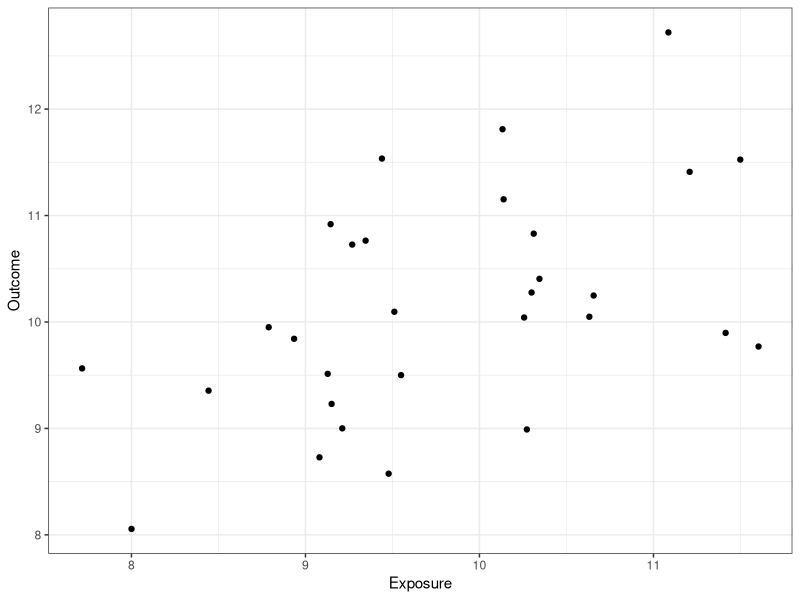
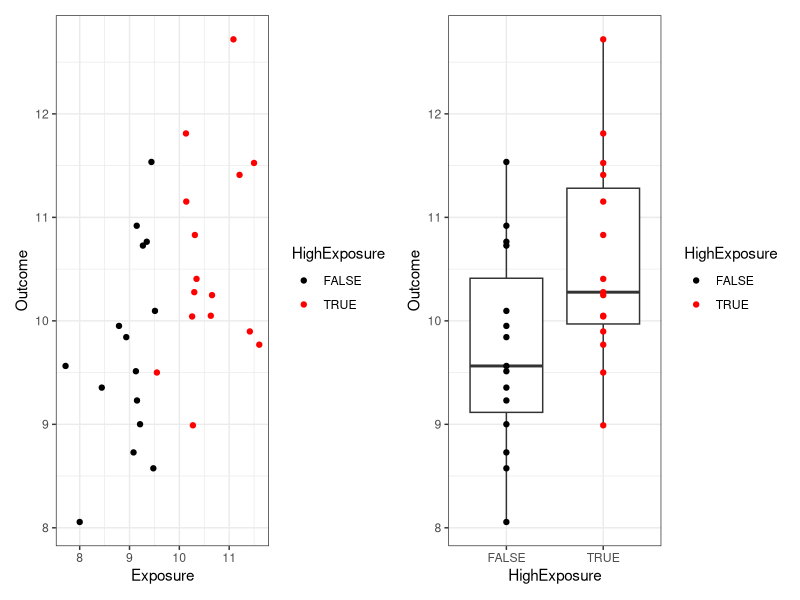
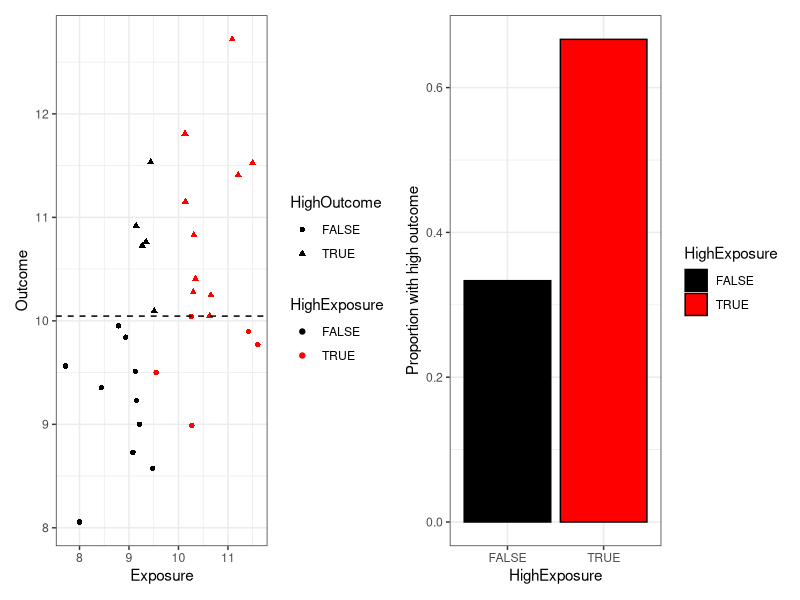
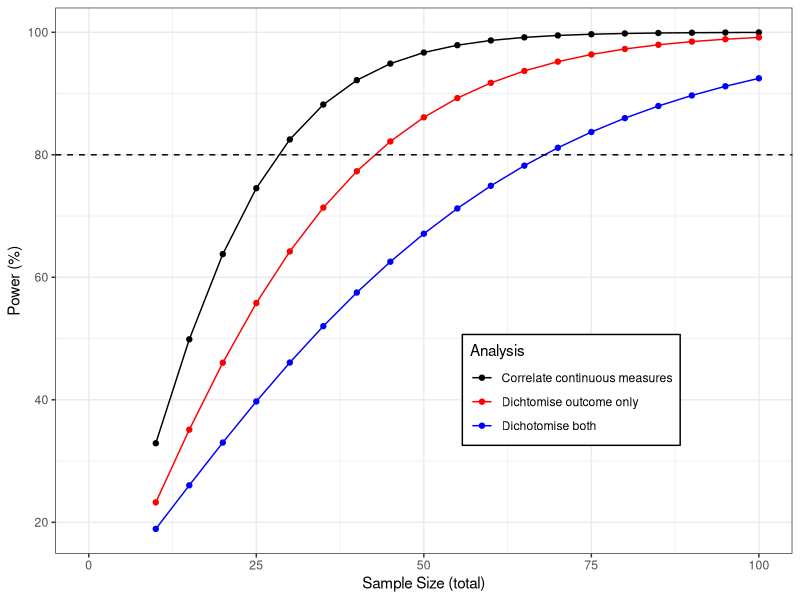

Write the R code that produced these figures, in order.
## ---- chunk 1
knitr::opts_chunk$set(echo = TRUE, warning=FALSE, message=FALSE)
## ---- chunk 2

## ---- chunk 3
library(pwr)
library(rmarkdown)
library(knitr)
library(ggplot2)
library(patchwork)
library(MASS)
library(data.table)
## ---- chunk 4
set.seed(21)
dat = data.frame(mvrnorm(n=30, mu=c(10,10), Sigma = matrix(c(1,0.5,0.5,1),nrow=2)))
names(dat) <- c("Exposure", "Outcome")

ggplot(dat, aes(x=Exposure, y=Outcome)) + geom_point() + theme_bw()
## ---- chunk 5
cor.test(dat$Exposure, dat$Outcome)
## ---- chunk 6
dat$HighExposure <- dat$Exposure > median(dat$Exposure)
(ggplot(dat, aes(Exposure, Outcome, color=HighExposure)) + 
  geom_point() + theme_bw() + 
  scale_color_manual(values=c("black", "red")))+
(ggplot(dat, aes(HighExposure, Outcome)) + 
  geom_boxplot() + geom_point(aes(color=HighExposure)) + theme_bw()+ 
  scale_color_manual(values=c("black", "red")))

## ---- chunk 7
t.test(data=dat, Outcome ~ HighExposure)
## ---- chunk 8
dat$HighOutcome <- dat$Outcome > median(dat$Outcome)
(ggplot(dat, aes(Exposure, Outcome, color=HighExposure, shape=HighOutcome)) + 
  geom_point() + theme_bw() + geom_hline(yintercept=median(dat$Outcome),lty=2)+
  scale_color_manual(values=c("black", "red")))+
(ggplot(dat, aes(HighExposure, as.numeric(HighOutcome))) + 
  geom_bar(stat="summary", fun.y=mean, col="black", aes(fill=HighExposure)) + theme_bw()+
   labs(y="Proportion with high outcome")+
  scale_fill_manual(values=c("black", "red")))
## ---- chunk 9
table(dat$HighExposure, dat$HighOutcome)
chisq.test(table(dat$HighExposure, dat$HighOutcome))
## ---- chunk 10

sampleSizes <- seq(10,100,5)

powers <- data.table(t(sapply(sampleSizes, function(n){c(
  sampleSizes=n,
  continuous=100*pwr.r.test(r=0.5, n = n)$power,
  dichotone=100*pwr.t.test(d=.8 / 0.91, n = n/2)$power,
  dichotboth=100*pwr.2p.test(h=ES.h(1/3, 2/3), n = n/2)$power
  )
  })))

ggplot(melt(powers,id.vars = "sampleSizes", variable.name = "Analysis", value.name = "Power"), 
       aes(sampleSizes, Power, color=Analysis)) + 
  geom_line() + 
  geom_point() + 
  theme_bw() + 
  scale_x_continuous(limits=c(0,100)) + 
  labs(x="Sample Size (total)", y="Power (%)") + 
  scale_color_manual(labels=c(dichotboth="Dichotomise both", 
                              dichotone="Dichtomise outcome only", 
                              continuous="Correlate continuous measures"), 
                     values=c("black", "red", "blue")) + 
  theme(legend.position = c(0.7,0.3), legend.background = element_rect(linetype = 1, size = .5, colour = "black")) + 
  geom_hline(yintercept=80, lty=2)
